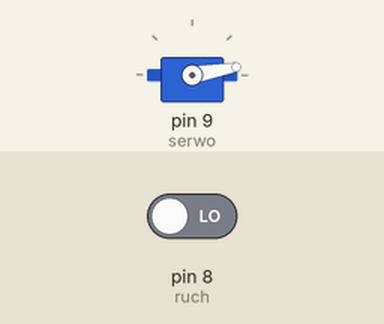
This sketch was run on a simulated Arduino Uno, built with avr-gcc and run on an emulated ATmega328P. On the bench: servo. The test bench sets the inputs (shaded band); at power-on: pin 8 (ruch) LOW.

Above: at 1.2 s.
1.3 s: pin 8 (ruch) driven HIGH
At 2.8 s:
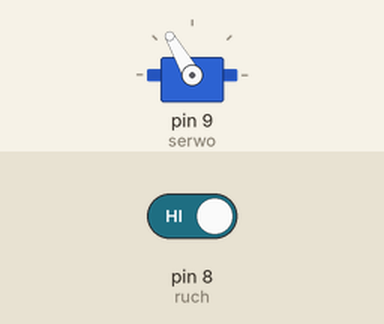
3.8 s: pin 8 (ruch) driven LOW
At 5.5 s:
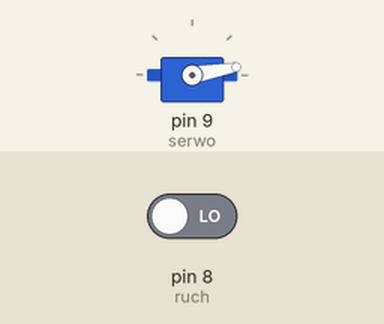
Timing chart, 0 to 7.0 s (numbered marks = the images above; inputs shaded):
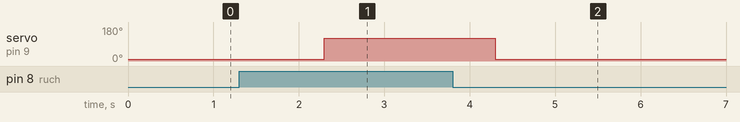

The sketch:

drzewo.ino
```cpp
#include <Servo.h>

Servo serwo;
#define ruch 8
int start=0;
void setup() {
  pinMode(ruch, INPUT);
serwo.attach(9);
 serwo.write(10);
}
void loop() {
  if (digitalRead(ruch)==HIGH)
  {
    delay(1000);
    start=1;
  }
  if (start==1)
  {
    serwo.write(120);
    delay(2000);
    serwo.write(10);
    start=0;
  }
}
```

Measured:
- after the input at 1.3 s, servo on pin 9 (serwo): 10° → 120° after 1.0 s
- after the input at 3.8 s, servo on pin 9 (serwo): goes on until 4.3 s, then stays 10°
